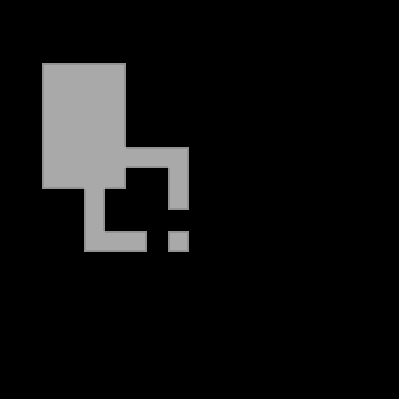

This game map was drawn from its Tiled (.tmx) file and the tilesets committed beside it. A one-line description and the full map source follow:
An orthogonal 19x19 tile map with 21x21 px tiles, 2 tile layers (Ground, Edges).

<map version="1.0" orientation="orthogonal" renderorder="right-down" width="19" height="19" tilewidth="21" tileheight="21" nextobjectid="1">
 <tileset firstgid="1" name="gts" tilewidth="21" tileheight="21" tilecount="25" columns="5">
  <image source="../tilesets/gts.png" trans="5e81a2" width="105" height="105" />
 </tileset>
 <layer name="Ground" width="19" height="19">
  <data encoding="csv">
0,0,0,0,0,0,0,0,0,0,0,0,0,0,0,0,0,0,0,
0,0,0,0,0,0,0,0,0,0,0,0,0,0,0,0,0,0,0,
0,0,0,0,0,0,0,0,0,0,0,0,0,0,0,0,0,0,0,
0,0,7,7,7,7,0,0,0,0,0,0,0,0,0,0,0,0,0,
0,0,7,7,7,7,0,0,0,0,0,0,0,0,0,0,0,0,0,
0,0,7,7,7,7,0,0,0,0,0,0,0,0,0,0,0,0,0,
0,0,7,7,7,7,0,0,0,0,0,0,0,0,0,0,0,0,0,
0,0,7,7,7,7,7,7,7,0,0,0,0,0,0,0,0,0,0,
0,0,7,7,7,7,0,0,7,0,0,0,0,0,0,0,0,0,0,
0,0,0,0,7,0,0,0,7,0,0,0,0,0,0,0,0,0,0,
0,0,0,0,7,0,0,0,0,0,0,0,0,0,0,0,0,0,0,
0,0,0,0,7,7,7,0,7,0,0,0,0,0,0,0,0,0,0,
0,0,0,0,0,0,0,0,0,0,0,0,0,0,0,0,0,0,0,
0,0,0,0,0,0,0,0,0,0,0,0,0,0,0,0,0,0,0,
0,0,0,0,0,0,0,0,0,0,0,0,0,0,0,0,0,0,0,
0,0,0,0,0,0,0,0,0,0,0,0,0,0,0,0,0,0,0,
0,0,0,0,0,0,0,0,0,0,0,0,0,0,0,0,0,0,0,
0,0,0,0,0,0,0,0,0,0,0,0,0,0,0,0,0,0,0,
0,0,0,0,0,0,0,0,0,0,0,0,0,0,0,0,0,0,0
</data>
 </layer>
 <layer name="Edges" width="19" height="19">
  <data encoding="csv">
0,0,0,0,0,0,0,0,0,0,0,0,0,0,0,0,0,0,0,
0,0,0,0,0,0,0,0,0,0,0,0,0,0,0,0,0,0,0,
0,0,0,0,0,0,0,0,0,0,0,0,0,0,0,0,0,0,0,
0,0,1,2,2,3,0,0,0,0,0,0,0,0,0,0,0,0,0,
0,0,6,0,0,8,0,0,0,0,0,0,0,0,0,0,0,0,0,
0,0,6,0,0,8,0,0,0,0,0,0,0,0,0,0,0,0,0,
0,0,6,0,0,8,0,0,0,0,0,0,0,0,0,0,0,0,0,
0,0,6,0,0,0,22,22,3,0,0,0,0,0,0,0,0,0,0,
0,0,11,12,0,13,0,0,17,0,0,0,0,0,0,0,0,0,0,
0,0,0,0,17,0,0,0,16,0,0,0,0,0,0,0,0,0,0,
0,0,0,0,17,0,0,0,0,0,0,0,0,0,0,0,0,0,0,
0,0,0,0,11,22,23,0,4,0,0,0,0,0,0,0,0,0,0,
0,0,0,0,0,0,0,0,0,0,0,0,0,0,0,0,0,0,0,
0,0,0,0,0,0,0,0,0,0,0,0,0,0,0,0,0,0,0,
0,0,0,0,0,0,0,0,0,0,0,0,0,0,0,0,0,0,0,
0,0,0,0,0,0,0,0,0,0,0,0,0,0,0,0,0,0,0,
0,0,0,0,0,0,0,0,0,0,0,0,0,0,0,0,0,0,0,
0,0,0,0,0,0,0,0,0,0,0,0,0,0,0,0,0,0,0,
0,0,0,0,0,0,0,0,0,0,0,0,0,0,0,0,0,0,0
</data>
 </layer>
</map>
